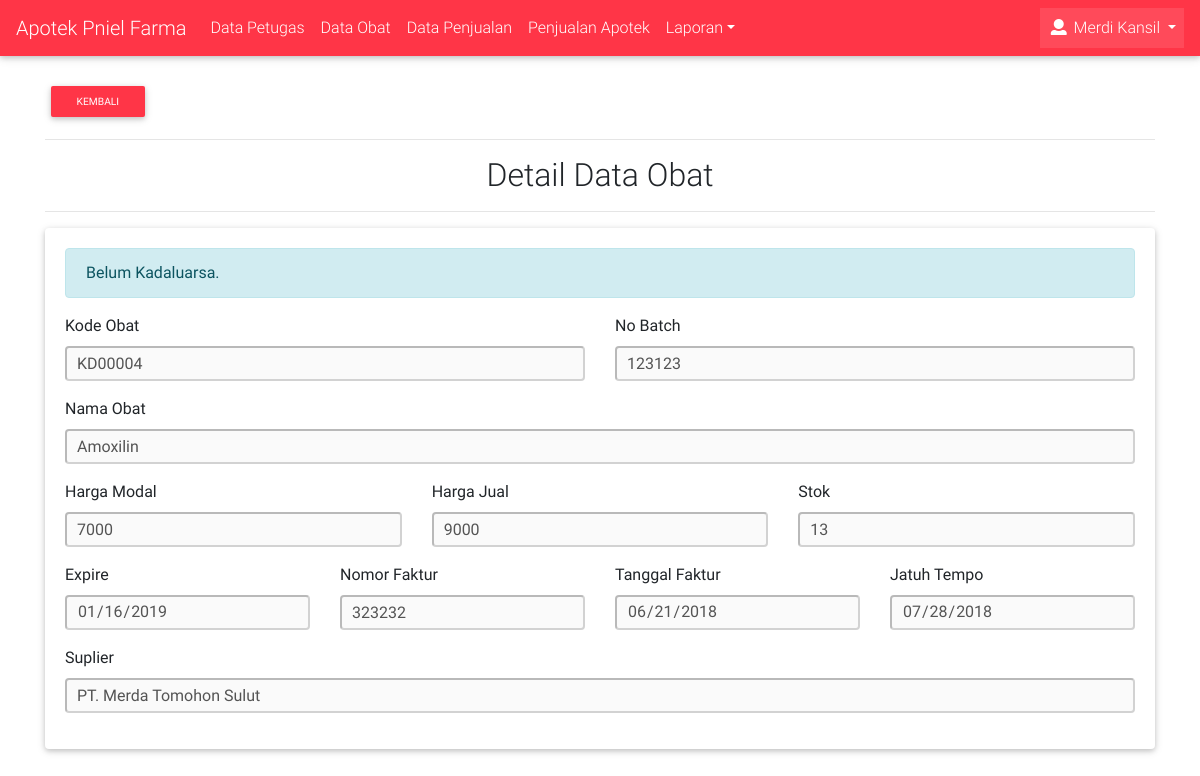
Screenshot of /apotek_detaildataobat.php (signed in) with the database file from the repository.
### tables this page shows
CREATE TABLE IF NOT EXISTS `petugas` (
`id` int(11) NOT NULL,
  `nm_petugas` varchar(100) NOT NULL,
  `no_telepon` varchar(20) NOT NULL,
  `username` varchar(20) NOT NULL,
  `password` varchar(200) NOT NULL,
  `level` enum('Admin','Kasir') NOT NULL
);

CREATE TABLE IF NOT EXISTS `obat` (
`id` int(11) NOT NULL,
  `kode_obat` varchar(20) NOT NULL,
  `nama_obat` varchar(100) NOT NULL,
  `harga_modal` int(10) NOT NULL,
  `harga_jual` int(10) NOT NULL,
  `stok` int(10) NOT NULL,
  `expire` date NOT NULL,
  `status_expire` enum('sudah','belum') NOT NULL DEFAULT 'belum',
  `no_faktur` char(11) NOT NULL,
  `tgl_faktur` date NOT NULL,
  `jatuh_tempo` date NOT NULL,
  `suplier` varchar(50) NOT NULL,
  `no_batch` varchar(20) NOT NULL
);

### config/class_db.php (called while the page is built, shortened)
<?php
class Database {
    protected $conn;
    public function __construct($connect){
        $this->conn = $connect;
    }
    public function select($tabel, $where = "", $value = "", $order = "", $limit = "", $where2 = "", $value2 = ""){
        if ($where != "" && $value != "") {
            if ($order != "") {
                if ($limit != "") {
                    if ($where2 != "" && $value2 != "") {
                        $sql = "SELECT * FROM $tabel WHERE $where = :$where AND $where2 = :$where2 ORDER BY $order DESC LIMIT $limit";
                        $stmt = $this->conn->prepare($sql);
                        $stmt->execute(array(":$where" => $value, ":$where2" => $value2));
                        return $stmt;
                    }else{
                        $sql = "SELECT * FROM $tabel WHERE $where = :$where ORDER BY $order DESC LIMIT $limit";
                        $stmt = $this->conn->prepare($sql);
                        $stmt->execute(array(":$where" => $value));
                        return $stmt;
                    }
                }else{
                    if ($where2 != "" && $value2 != "") {
                        $sql = "SELECT * FROM $tabel WHERE $where = :$where AND $where2 = :$where2 ORDER BY $order DESC";
                        $stmt = $this->conn->prepare($sql);
                        $stmt->execute(array(":$where" => $value, ":$where2" => $value2));
                        return $stmt;
                    }else{
                        $sql = "SELECT * FROM $tabel WHERE $where = :$where ORDER BY $order DESC";
                        $stmt = $this->conn->prepare($sql);
                        $stmt->execute(array(":$where" => $value));
                        return $stmt;
                    }
                }
            }else{
                $sql = "SELECT * FROM $tabel WHERE $where = :$where";
                $stmt = $this->conn->prepare($sql);
                $stmt->execute(array(":$where" => $value));
                return $stmt;
            }
        }else{
            $sql = "SELECT * FROM $tabel";
            $stmt = $this->conn->prepare($sql);
            $stmt->execute();
            return $stmt;
        }
    }
}
?>

### apotek_detaildataobat.php (the view, shortened to what this page needs)
<?php
include("template/head/head_dashboard.php");
include("template/header/header.php");
$query = $db->select("obat", "id", $_GET['id']);
$row = $query->fetch();
?>
<div class="container" style="margin-top: 2%;">
	<a href="/apotek/data-obat" class="btn btn-danger btn-sm">Kembali</a><hr>
	<h2 class="text-center">Detail Data Obat</h2><hr>
	<div class="card">
		<div class="card-body">
		<?php
		if ($row['status_expire'] == "sudah") {
    		echo '<div class="alert alert-danger">Sudah Kadaluarsa.</div>';
    	}elseif ($row['status_expire'] == "belum") {
    		echo '<div class="alert alert-info">Belum Kadaluarsa.</div>';
    	}
		?>
			<div class="row">
				<div class="col-md-6">
					<div class="form-group">
						<label for="kode_obat">Kode Obat</label>
						<input type="text" name="kode_obat" class="input" id="kode_obat" disabled value="<?php echo $row['kode_obat'] ?>">
					</div>
				</div>
				<div class="col-md-6">
					<div class="form-group">
						<label for="no_batch">No Batch</label>
						<input type="text" name="no_batch" class="input" id="no_batch" disabled value="<?php echo $row['no_batch'] ?>">
					</div>
				</div>
			</div>
			<div class="form-group">
				<label for="nama_obat">Nama Obat</label>
				<input type="text" name="nama_obat" class="input" id="nama_obat" disabled value="<?php echo $row['nama_obat'] ?>">
			</div>
			<div class="row">
				<div class="col-md-4">
					<div class="form-group">
						<label for="harga_modal">Harga Modal</label>
						<input type="text" name="harga_modal" class="input" id="harga_modal" disabled value="<?php echo $row['harga_modal'] ?>">
					</div>
				</div>
				<div class="col-md-4">
					<div class="form-group">
						<label for="harga_jual">Harga Jual</label>
						<input type="text" name="harga_jual" class="input" id="harga_jual" disabled value="<?php echo $row['harga_jual'] ?>">
					</div>
				</div>
				<div class="col-md-4">
					<div class="form-group">
						<label for="stok">Stok</label>
						<?php
	                	if ($row['stok'] > 0) {
	                		echo '<input type="text" name="stok" class="input" id="stok" disabled value="'.$row['stok'].'">';
	                	}else{
	                		echo '<input type="text" name="stok" class="input" id="stok" disabled value="sudah habis.">.';
	                	}
	                	?>
					</div>
				</div>
			</div>
			<div class="row">
				<div class="col-md-3">
					<div class="form-group">
						<label for="expire">Expire</label>
						<input type="date" name="expire" class="input" id="expire" disabled value="<?php echo $row['expire'] ?>">
					</div>
				</div>
				<div class="col-md-3">
					<div class="form-group">
						<label for="no_faktur">Nomor Faktur</label>
						<input type="text" name="no_faktur" class="input" id="no_faktur" disabled value="<?php echo $row['no_faktur'] ?>">
					</div>
				</div>
				<div class="col-md-3">
					<div class="form-group">
						<label for="tgl_faktur">Tanggal Faktur</label>
						<input type="date" name="tgl_faktur" class="input" id="tgl_faktur" disabled value="<?php echo $row['tgl_faktur'] ?>">
					</div>
				</div>
				<div class="col-md-3">
					<div class="form-group">
						<label for="jatuh_tempo">Jatuh Tempo</label>
						<input type="date" name="jatuh_tempo" class="input" id="jatuh_tempo" disabled value="<?php echo $row['jatuh_tempo'] ?>">
					</div>
				</div>
			</div>
			<div class="form-group">
				<label for="suplier">Suplier</label>
				<input type="text" name="suplier" class="input" id="suplier" disabled value="<?php echo $row['suplier'] ?>">
			</div>
		</div>
	</div>
</div><br>
</body>
</html>

### template/header/header.php (shortened to what this page needs)
<nav class="navbar navbar-expand-lg navbar-dark danger-color">
    <a class="navbar-brand" href="/apotek/dashboard">Apotek Pniel Farma</a>
    <div class="collapse navbar-collapse" id="basicExampleNav">
        <ul class="navbar-nav mr-auto">
        <?php if($getuser['level'] == "Admin"){ ?>
            <li class="nav-item"><a class="nav-link" href="/apotek/data-petugas">Data Petugas</a></li>
            <li class="nav-item"><a class="nav-link" href="/apotek/data-obat">Data Obat</a></li>
            <li class="nav-item"><a class="nav-link" href="/apotek/data-penjualan">Data Penjualan</a></li>
            <li class="nav-item"><a class="nav-link" href="/apotek/penjualan/obat">Penjualan Apotek</a></li>
            <li class="nav-item dropdown">
                <a class="nav-link dropdown-toggle" id="navbarDropdownMenuLink" data-toggle="dropdown" aria-haspopup="true" aria-expanded="false">Laporan</a>
            </li>
        <?php }elseif($getuser['level'] == "Kasir"){ ?>
            <li class="nav-item"><a class="nav-link" href="/apotek/penjualan/obat">Penjualan Apotek</a></li>
            <li class="nav-item"><a class="nav-link" href="/apotek/data-obat">Data Obat</a></li>
        <?php } ?>
        </ul>
        <ul class="navbar-nav ml-auto">
            <li class="nav-item dropdown active">
                <a class="nav-link dropdown-toggle" href="#" id="navbarDropdownMenuLink" data-toggle="dropdown">
                    <i class="fa fa-user"></i> <?php echo $getuser['nm_petugas'] ?>
                </a>
            </li>
        </ul>
    </div>
</nav>

### library/css/style.css (style rules this page uses)
.input { border-radius: 4px; width: 100%; padding-left: 10px; height: 35px; display: inline-block; box-sizing: border-box; }

### rows the page displays
petugas: nm_petugas "Merdi Kansil"
obat: kode_obat "KD00004", no_batch "123123", nama_obat "Amoxilin", harga_modal "7000", harga_jual "9000", stok "13", expire "01/16/2019", no_faktur "323232", tgl_faktur "06/21/2018", jatuh_tempo "07/28/2018", suplier "PT. Merda Tomohon Sulut"
